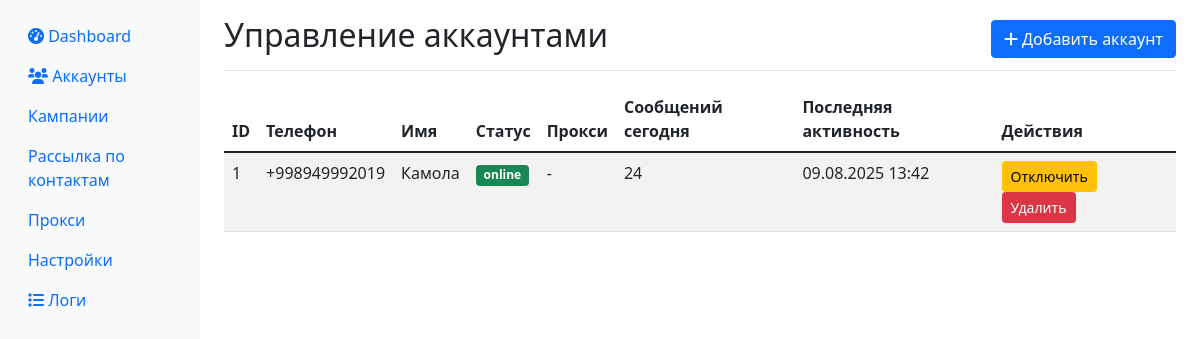
Page /accounts on the earlier database version.
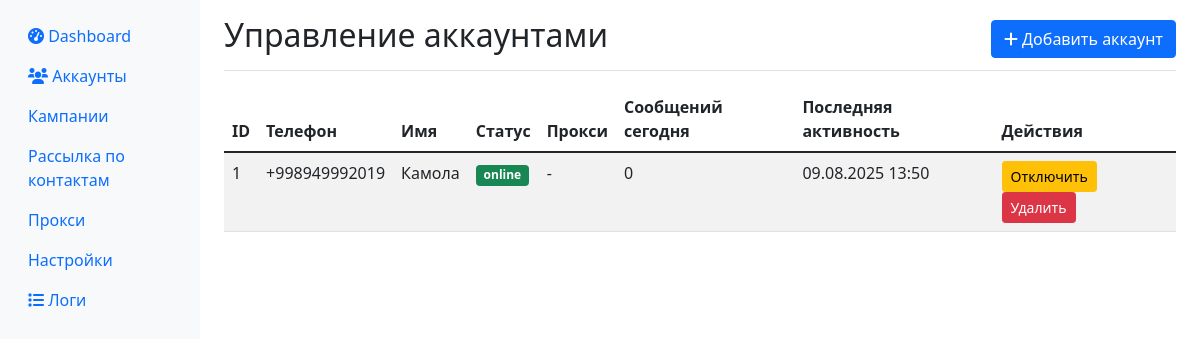
Same page on the later database version.
### app/database.py (models this page shows)
class Account(Base):
    __tablename__ = "accounts"
    id = Column(Integer, primary_key=True, index=True)
    phone = Column(String, unique=True, index=True)
    name = Column(String)
    status = Column(String, default="offline")  # online, offline, blocked, error
    session_data = Column(Text)  # зашифрованная сессия
    proxy = Column(String, nullable=True)
    created_at = Column(DateTime, default=datetime.utcnow)
    last_activity = Column(DateTime, default=datetime.utcnow)
    messages_sent_today = Column(Integer, default=0)
    messages_sent_hour = Column(Integer, default=0)
    last_message_time = Column(DateTime, nullable=True)
    is_active = Column(Boolean, default=True)

### app/web.py (the view)
@app.get("/accounts", response_class=HTMLResponse)
async def accounts_page(request: Request, db: Session = Depends(get_db)):
    accounts = db.query(Account).all()
    return templates.TemplateResponse("accounts.html", {
        "request": request,
        "accounts": accounts
    })

### templates/accounts.html (shortened to what this page needs)
{% extends "base.html" %}
{% block content %}
<div class="d-flex justify-content-between flex-wrap flex-md-nowrap align-items-center pt-3 pb-2 mb-3 border-bottom">
    <h1 class="h2">Управление аккаунтами</h1>
    <button class="btn btn-primary" data-bs-toggle="modal" data-bs-target="#addAccountModal">
        <i class="fas fa-plus"></i> Добавить аккаунт
    </button>
</div>
<div class="table-responsive">
    <table class="table table-striped">
        <thead>
            <tr>
                <th>ID</th>
                <th>Телефон</th>
                <th>Имя</th>
                <th>Статус</th>
                <th>Прокси</th>
                <th>Сообщений сегодня</th>
                <th>Последняя активность</th>
                <th>Действия</th>
            </tr>
        </thead>
        <tbody>
            {% for account in accounts %}
            <tr>
                <td>{{ account.id }}</td>
                <td>{{ account.phone }}</td>
                <td>{{ account.name or '-' }}</td>
                <td>
                    <span class="badge bg-{% if account.status == 'online' %}success{% elif account.status == 'offline' %}secondary{% elif account.status == 'error' %}danger{% else %}warning{% endif %}">
                        {{ account.status }}
                    </span>
                </td>
                <td>{{ account.proxy or '-' }}</td>
                <td>{{ account.messages_sent_today }}</td>
                <td>{{ account.last_activity.strftime('%d.%m.%Y %H:%M') if account.last_activity else '-' }}</td>
                <td>
                    <button class="btn btn-sm btn-{% if account.is_active %}warning{% else %}success{% endif %}"
                            onclick="toggleAccount({{ account.id }})">
                        {% if account.is_active %}Отключить{% else %}Включить{% endif %}
                    </button>
                    <button class="btn btn-sm btn-danger" onclick="deleteAccount({{ account.id }})">
                        Удалить
                    </button>
                </td>
            </tr>
            {% endfor %}
        </tbody>
    </table>
</div>
{% endblock %}

Differences in the rows shown:
changed Account "Камола": messages_sent_today "24" → "0"; last_activity "09.08.2025 13:42" → "09.08.2025 13:50"
